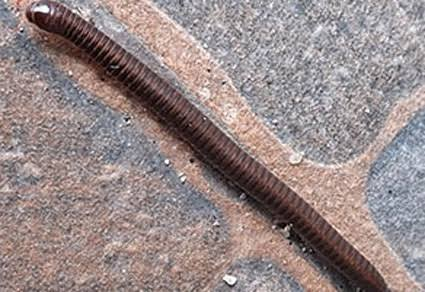
#> input picture Vision_Based_Millicount/millipede.jpg, 425 x 292 px
$ python -i engine.py   (imports and definitions only)
#> lines starting #> are read from the running program, lines starting #| are printed output that depends on the picture
#> further down, picture is the input picture: shape (292, 425, 3); mean B, G, R 137, 137.4, 151.4
"""
Core Millipede Computer Vision & Counting Engine.

Provides:
1. MillipedeOBBDetector: Deep Learning Oriented Bounding Box detector trained on millipede anatomy.
2. SpineOrderer: Anatomical head-to-telson sequential tracking along the curved body axis.
3. GapAnalyzer: Inter-segment distance anomaly & occlusion detector for true count estimation.
4. DashboardRenderer: High-resolution annotated overlays with class coloring and ring badges.
5. ClassicalProfiler: Signal-processing & unrolled body analyzer for baseline comparison.
"""

import os
from pathlib import Path
import numpy as np
import cv2
from scipy.signal import find_peaks
from scipy.ndimage import gaussian_filter1d

try:
    from ultralytics import YOLO
except ImportError:
    YOLO = None


CLASS_METADATA = {
    0: {"name": "Body Ring", "color_bgr": (120, 235, 0), "color_rgb": (0, 235, 120)},    # Emerald green
    1: {"name": "Head",      "color_bgr": (0, 165, 255), "color_rgb": (255, 165, 0)},    # Amber orange
    2: {"name": "Telson",    "color_bgr": (255, 50, 210), "color_rgb": (210, 50, 255)}   # Magenta
}


class ImagePreprocessor:
    """Preprocesses input frames with CLAHE, bilateral/gaussian filtering, and sharpening."""
    def __init__(self, blur_kernel=3, contrast_clip=2.0, sharpen=True):
        self.blur_kernel = blur_kernel if blur_kernel % 2 != 0 else blur_kernel + 1
        self.contrast_clip = contrast_clip
        self.sharpen = sharpen

    def process(self, image_bgr):
        processed = image_bgr.copy()

        # CLAHE on L-channel
        lab = cv2.cvtColor(processed, cv2.COLOR_BGR2LAB)
#> lab: shape (292, 425, 3); mean of channels 0, 1, 2 147.9, 133.4, 130.3
        l_chan, a_chan, b_chan = cv2.split(lab)
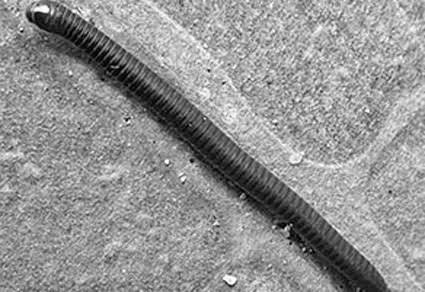
#> l_chan: shape (292, 425); min 0, max 255, mean 147.9
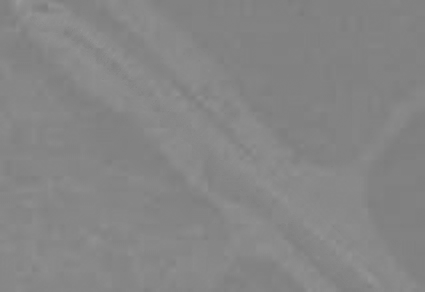
#> a_chan: shape (292, 425); min 122, max 152, mean 133.4
        clahe = cv2.createCLAHE(clipLimit=self.contrast_clip, tileGridSize=(8, 8))
        cl_chan = clahe.apply(l_chan)
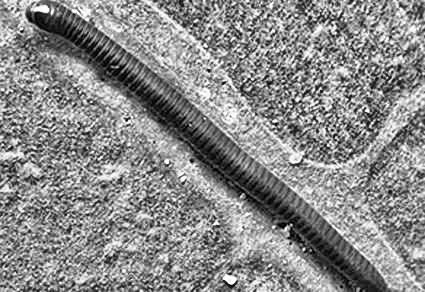
#> cl_chan: shape (292, 425); min 0, max 255, mean 138.4
        enhanced = cv2.merge((cl_chan, a_chan, b_chan))
#> enhanced: shape (292, 425, 3); mean of channels 0, 1, 2 138.4, 133.4, 130.3
        processed = cv2.cvtColor(enhanced, cv2.COLOR_LAB2BGR)
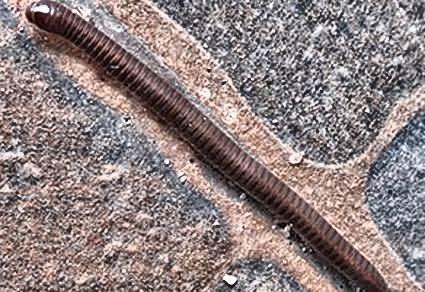
#> processed: shape (292, 425, 3); mean B, G, R 128.2, 128.8, 142.6

        # Noise reduction
        if self.blur_kernel > 1:
            processed = cv2.GaussianBlur(processed, (self.blur_kernel, self.blur_kernel), 0)
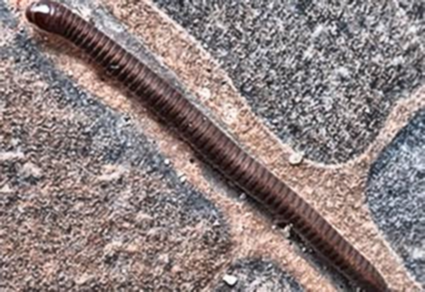
#> processed: shape (292, 425, 3); mean B, G, R 128.2, 128.8, 142.7

        # Subtle Sharpening
        if self.sharpen:
            kernel = np.array([[0, -0.5, 0], [-0.5, 3.0, -0.5], [0, -0.5, 0]])
            processed = cv2.filter2D(processed, -1, kernel)

        return processed


class MillipedeOBBDetector:
    """Loads and performs inference with the fine-tuned YOLO-OBB millipede segment model."""

    DEFAULT_MODEL_PATHS = [
        "models/millipede_yolov8n_obb.pt",
        "../millicount_dataset/runs/millipede/milli_segment_exp/weights/best.pt",
        "../millicount_dataset/yolov8n-obb.pt"
    ]

    # [16 lines left out: functions __init__, _resolve_model_path, not called in this run]

    def is_ready(self):
        return self.model is not None

    # [52 lines left out: function detect, not called in this run]


class HumanDetector:
    """
    Detects human beings / persons (handlers, bystanders, or hands) using standard COCO YOLO weights.
    Used to distinguish human subjects from millipede specimens.
    """

    DEFAULT_MODEL_PATHS = [
        "yolov8n-seg.pt",
        "yolov8n.pt",
        "models/yolov8n-seg.pt",
        "models/yolov8n.pt"
    ]

    # [15 lines left out: functions __init__, _resolve_model_path, not called in this run]

    def is_ready(self):
        return self.model is not None

    # [81 lines left out: functions detect, sort_segments_along_spine, not called in this run]


SpineOrderer = sort_segments_along_spine


# [156 lines left out: functions analyze_spacing_and_gaps, render_annotated_dashboard, not called in this run]


class ClassicalProfiler:
    """
    Classical Morphological / Cross-Sectional Profiler.
    Kept for baseline comparison and scientific profiling.
    """
    def __init__(self, contrast_clip=2.5):
        self.contrast_clip = contrast_clip

    # [69 lines left out: functions segment_mask, extract_skeleton_and_unroll, not called in this run]

>>> import cv2
>>> picture = cv2.imread('millipede.jpg')
>>> result = ImagePreprocessor().process(picture)
